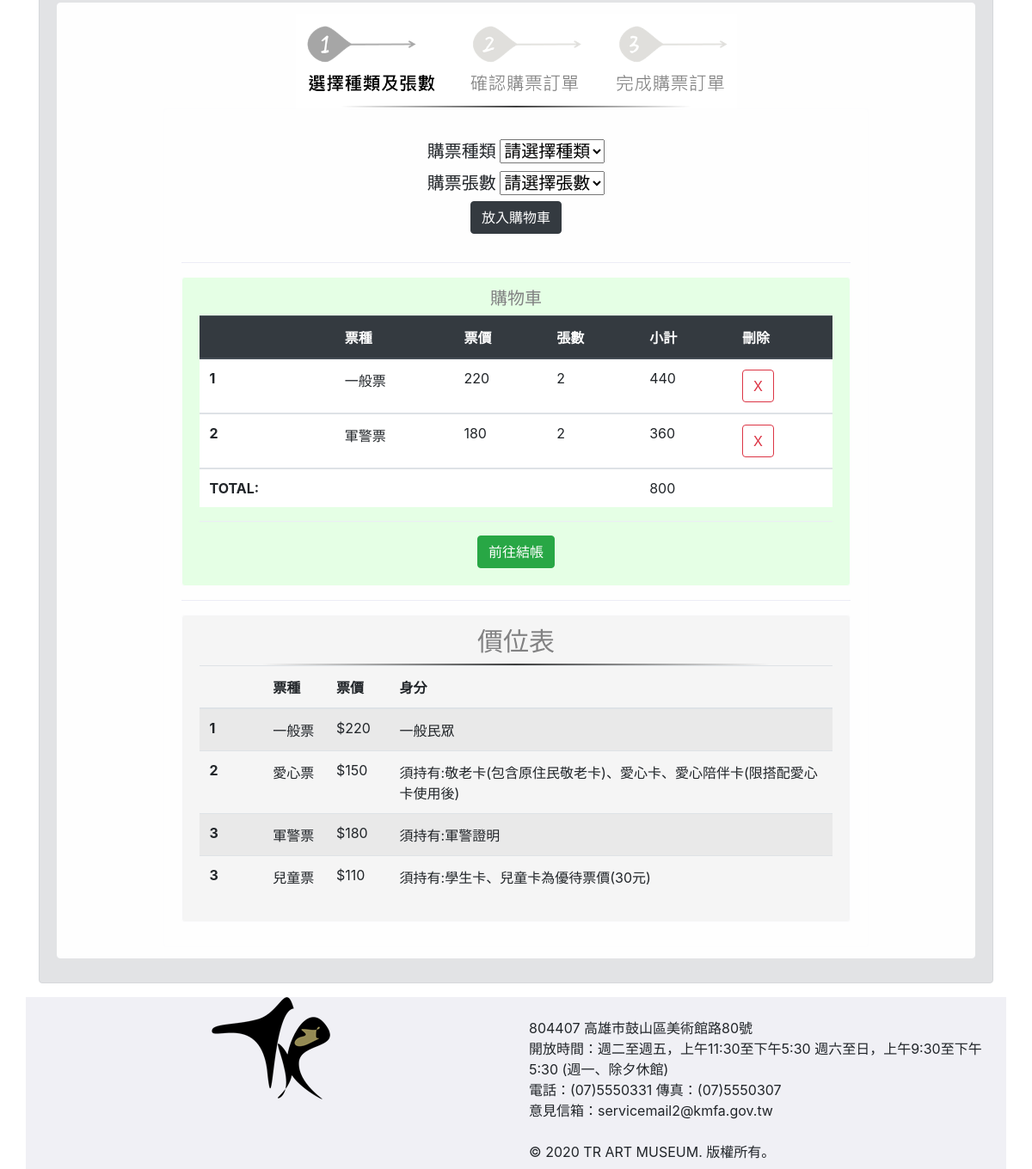
The app's page /ticket.php?tick=2 (signed in, lower part), older data.
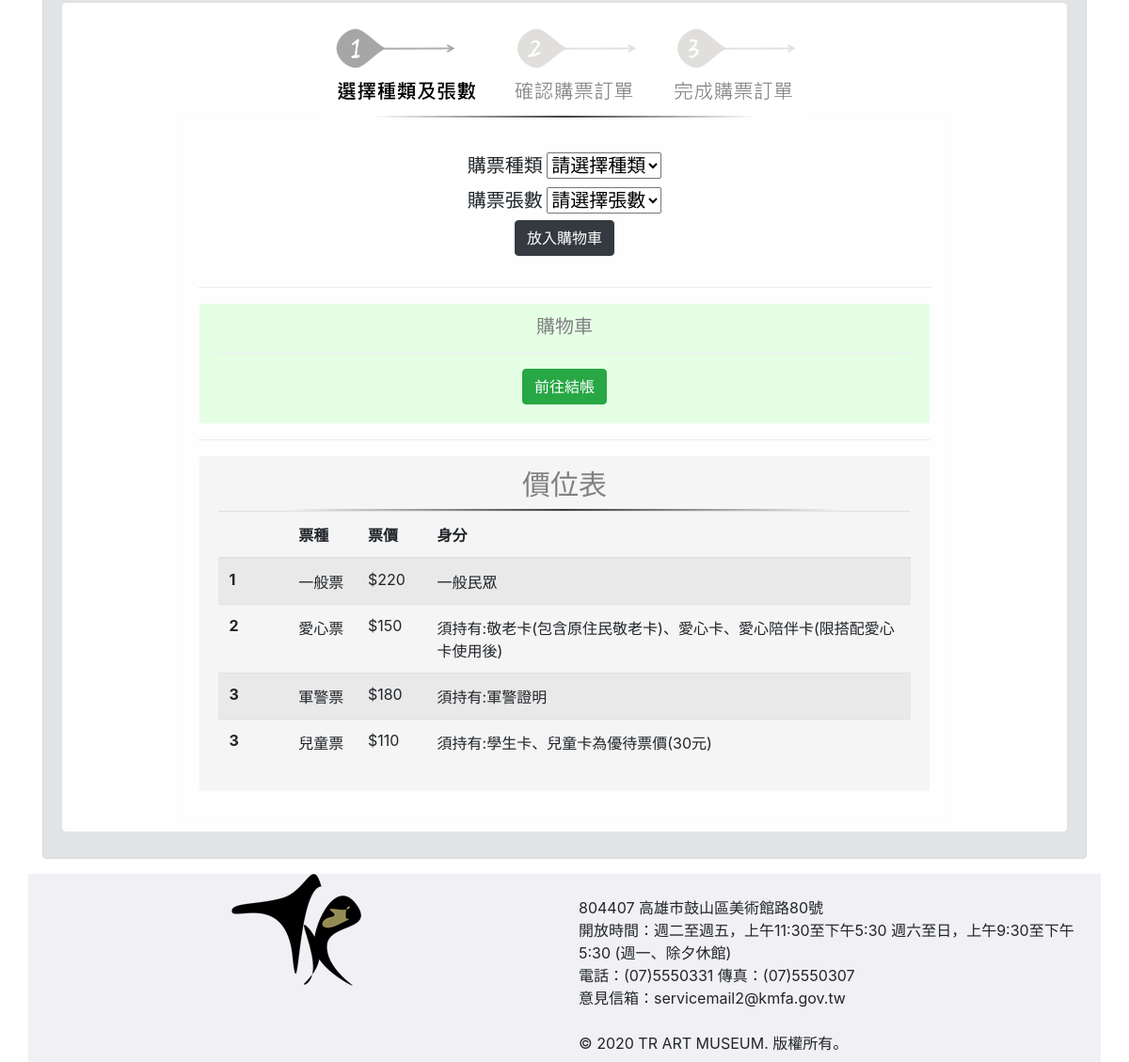
The same page, newer data.
### tables this page shows
CREATE TABLE `carticket` (
  `ctid` int(11) NOT NULL,
  `mid` varchar(200) NOT NULL,
  `species` varchar(200) NOT NULL,
  `num` varchar(200) NOT NULL
);

### showcar.php (the view, shortened to what this page needs)
<?php
  $userid = $_SESSION["user_type"];
   require "includes/db.php";
    $sql = "SELECT * FROM carticket WHERE mid =$userid";
    $result = $conn->query($sql);
    if ($result->num_rows > 0) {
    echo "<table class='table' bgcolor='#ffffff'>";
        echo " <thead class='thead-dark'>";
         echo "  <tr>";
          echo "   <th scope='col'></th>";
           echo "  <th scope='col'>票種</th>";
           echo "  <th scope='col'>票價</th>";
           echo "  <th scope='col'>張數</th>";
           echo "  <th scope='col'>小計</th>";
           echo "  <th scope='col'>刪除</th>";
          echo " </tr>";
        echo " </thead>";
         $n = 0;
        while($row = $result->fetch_assoc()) {
          $ctid = $row["ctid"];
          $num = $row["num"];
          $species = $row["species"];
          $total=$num * $species;
          $totall=$totall+$total;
          $n = $n + 1;
			 echo "<tbody>";
				echo "<tr>";
				echo "<th scope='row'>$n</th>";
				echo "<td>";
				if ($species==220){
					echo "一般票";
				} elseif ($species==150) {
					echo "愛心票";
				} elseif ($species==180) {
					echo "軍警票";
				} elseif ($species==110) {
					echo "兒童票";
				}
				echo "</td>";
				echo "<td>$species</td>";
				echo "<td>$num</td>";
				echo "<td>$total</td>";
				echo "<td><a href='deletecar.php?ctid=$ctid'> <button type='button' class='btn btn-outline-danger'>X</button></a></td>";
				echo "</tr>";
			echo "</tbody>";
        }
        echo "<tr>";
        echo "<th scope='row'>TOTAL:</th>";
        echo "<td></td>";
        echo "<td></td>";
        echo "<td></td>";
        echo "<td>"."$totall"."</td>";
        echo "</tr>";
echo " </table>";
    }
?>

Row changes from the older to the newer data that the page shows:
removed carticket: shows "一般票", species "220", num "2", total "440"
removed carticket: shows "軍警票", species "180", num "2", total "360"
Text that changed along with them:
$totall: "800" → (not shown)
text no longer shown: "票種 票價 張數 小計 刪除 TOTAL:"
